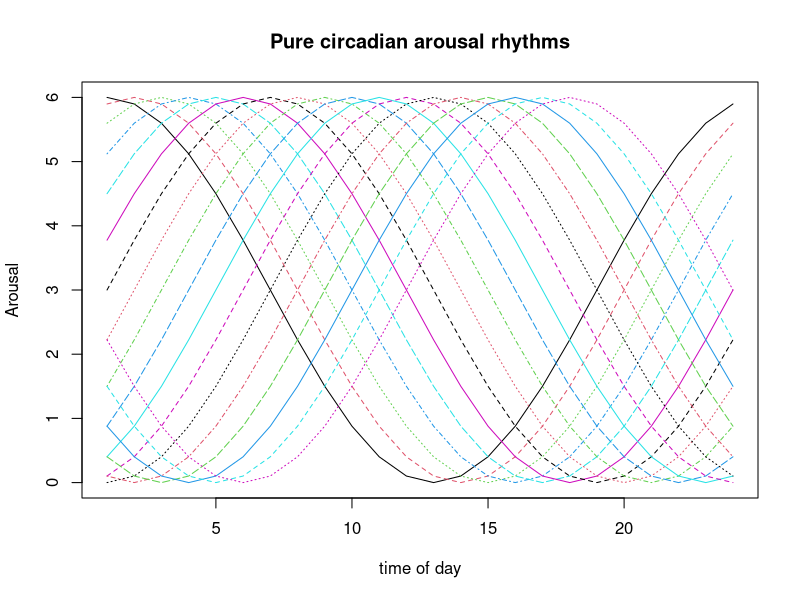

Generate this figure with R: (Note: this script raises an error after producing the figure.)
time <- seq(1:24) #create a 24 hour time
pure <- matrix(time,24,18) 
colnames(pure) <- paste0("H",1:18)
pure <- data.frame(time,cos((pure - col(pure))*pi/12)*3 + 3)
#18 different phases but scaled to 0-6  match mood data
matplot(pure[-1],type="l",main="Pure circadian arousal rhythms",
        xlab="time of day",ylab="Arousal") 
op <- par(mfrow=c(2,2))
cosinor.plot(1,3,pure)
cosinor.plot(1,5,pure)
cosinor.plot(1,8,pure)
cosinor.plot(1,12,pure)

p <- cosinor(pure) #find the acrophases (should match the input)

#now, test finding the acrophases for  different subjects on 3 variables
#They should be the first 3, second 3, etc. acrophases of pure
pp <- matrix(NA,nrow=6*24,ncol=4)
pure <- as.matrix(pure)
pp[,1] <- rep(pure[,1],6)
pp[1:24,2:4] <- pure[1:24,2:4] 
pp[25:48,2:4] <- pure[1:24,5:7] *2   #to test different variances
pp[49:72,2:4] <- pure[1:24,8:10] *3
pp[73:96,2:4] <- pure[1:24,11:13]
pp[97:120,2:4] <- pure[1:24,14:16]
pp[121:144,2:4] <- pure[1:24,17:19]
pure.df <- data.frame(ID = rep(1:6,each=24),pp)
colnames(pure.df) <- c("ID","Time",paste0("V",1:3))

cosinor("Time",3:5,"ID",pure.df)

op <- par(mfrow=c(2,2))
cosinor.plot(2,3,pure.df,IDloc=1,ID="1")
cosinor.plot(2,3,pure.df,IDloc=1,ID="2")
cosinor.plot(2,3,pure.df,IDloc=1,ID="3")
cosinor.plot(2,3,pure.df,IDloc=1,ID="4")

#now, show those in one panel as spagetti plots
op <- par(mfrow=c(1,1))
cosinor.plot(2,3,pure.df,IDloc=1,ID="1",multi=TRUE,ylim=c(0,20),ylab="Modeled")
cosinor.plot(2,3,pure.df,IDloc=1,ID="2",multi=TRUE,add=TRUE,lty="dotdash")
cosinor.plot(2,3,pure.df,IDloc=1,ID="3",multi=TRUE,add=TRUE,lty="dashed")
cosinor.plot(2,3,pure.df,IDloc=1,ID="4",multi=TRUE,add=TRUE,lty="dotted")

set.seed(42)   #what else?
noisy <- pure
noisy[,2:19]<- noisy[,2:19] + rnorm(24*18,0,.2)

n <- cosinor(time,noisy) #add a bit of noise

small.pure <- pure[c(8,11,14,17,20,23),]
small.noisy <- noisy[c(8,11,14,17,20,23),]
small.time <- c(8,11,14,17,20,23)

cosinor.plot(1,3,small.pure,multi=TRUE)
cosinor.plot(1,3,small.noisy,multi=TRUE,add=TRUE,lty="dashed")

